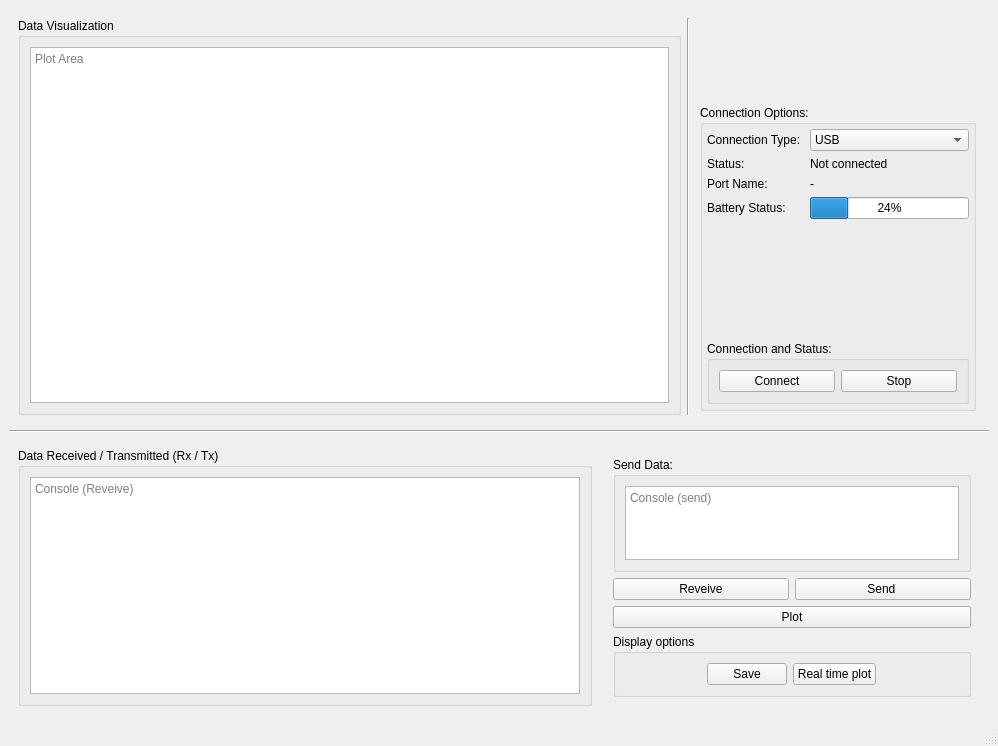
<?xml version="1.0" encoding="UTF-8"?>
<ui version="4.0">
 <class>MainWindow</class>
 <widget class="QMainWindow" name="MainWindow">
  <property name="geometry">
   <rect>
    <x>0</x>
    <y>0</y>
    <width>998</width>
    <height>746</height>
   </rect>
  </property>
  <property name="windowTitle">
   <string>MainWindow</string>
  </property>
  <widget class="QWidget" name="centralwidget">
   <layout class="QVBoxLayout" name="verticalLayout_6" stretch="6,0,4">
    <property name="rightMargin">
     <number>9</number>
    </property>
    <item>
     <layout class="QHBoxLayout" name="horizontalLayout_5" stretch="7,0,3">
      <property name="spacing">
       <number>6</number>
      </property>
      <property name="leftMargin">
       <number>9</number>
      </property>
      <property name="topMargin">
       <number>9</number>
      </property>
      <property name="rightMargin">
       <number>9</number>
      </property>
      <property name="bottomMargin">
       <number>9</number>
      </property>
      <item>
       <widget class="QGroupBox" name="groupBox">
        <property name="title">
         <string>Data Visualization</string>
        </property>
        <layout class="QHBoxLayout" name="horizontalLayout" stretch="7">
         <item>
          <widget class="QTextEdit" name="textEdit">
           <property name="placeholderText">
            <string notr="true">Plot Area</string>
           </property>
          </widget>
         </item>
        </layout>
       </widget>
      </item>
      <item>
       <widget class="Line" name="line_2">
        <property name="orientation">
         <enum>Qt::Vertical</enum>
        </property>
       </widget>
      </item>
      <item>
       <layout class="QVBoxLayout" name="verticalLayout_4" stretch="2,8">
        <property name="leftMargin">
         <number>4</number>
        </property>
        <property name="topMargin">
         <number>4</number>
        </property>
        <property name="rightMargin">
         <number>4</number>
        </property>
        <property name="bottomMargin">
         <number>4</number>
        </property>
        <item>
         <layout class="QHBoxLayout" name="horizontalLayout_7">
          <property name="leftMargin">
           <number>4</number>
          </property>
          <property name="topMargin">
           <number>4</number>
          </property>
          <property name="rightMargin">
           <number>4</number>
          </property>
          <property name="bottomMargin">
           <number>4</number>
          </property>
          <item>
           <widget class="QLabel" name="label_2">
            <property name="sizePolicy">
             <sizepolicy hsizetype="Fixed" vsizetype="Preferred">
              <horstretch>0</horstretch>
              <verstretch>0</verstretch>
             </sizepolicy>
            </property>
            <property name="text">
             <string/>
            </property>
            <property name="pixmap">
             <pixmap>schaeffler_logo.jpg</pixmap>
            </property>
           </widget>
          </item>
         </layout>
        </item>
        <item>
         <layout class="QVBoxLayout" name="verticalLayout_3" stretch="8">
          <item>
           <widget class="QGroupBox" name="groupBox_4">
            <property name="title">
             <string>Connection Options:</string>
            </property>
            <layout class="QVBoxLayout" name="verticalLayout_2" stretch="8,2">
             <property name="leftMargin">
              <number>4</number>
             </property>
             <property name="topMargin">
              <number>4</number>
             </property>
             <property name="rightMargin">
              <number>4</number>
             </property>
             <property name="bottomMargin">
              <number>4</number>
             </property>
             <item>
              <layout class="QFormLayout" name="formLayout">
               <item row="0" column="0">
                <widget class="QLabel" name="label">
                 <property name="text">
                  <string>Connection Type: </string>
                 </property>
                </widget>
               </item>
               <item row="0" column="1">
                <widget class="QComboBox" name="comboBox">
                 <item>
                  <property name="text">
                   <string>USB</string>
                  </property>
                 </item>
                 <item>
                  <property name="text">
                   <string>Bluetooth</string>
                  </property>
                 </item>
                 <item>
                  <property name="text">
                   <string>Wifi</string>
                  </property>
                 </item>
                 <item>
                  <property name="text">
                   <string>IP address</string>
                  </property>
                 </item>
                </widget>
               </item>
               <item row="1" column="0">
                <widget class="QLabel" name="label_6">
                 <property name="text">
                  <string>Status:</string>
                 </property>
                </widget>
               </item>
               <item row="1" column="1">
                <widget class="QLabel" name="label_7">
                 <property name="text">
                  <string>Not connected</string>
                 </property>
                </widget>
               </item>
               <item row="2" column="0">
                <widget class="QLabel" name="label_5">
                 <property name="text">
                  <string>Port Name:</string>
                 </property>
                </widget>
               </item>
               <item row="2" column="1">
                <widget class="QLabel" name="label_9">
                 <property name="text">
                  <string>-</string>
                 </property>
                </widget>
               </item>
               <item row="3" column="0">
                <widget class="QLabel" name="label_8">
                 <property name="text">
                  <string>Battery Status:</string>
                 </property>
                </widget>
               </item>
               <item row="3" column="1">
                <widget class="QProgressBar" name="progressBar">
                 <property name="value">
                  <number>24</number>
                 </property>
                </widget>
               </item>
              </layout>
             </item>
             <item>
              <widget class="QGroupBox" name="groupBox_3">
               <property name="title">
                <string>Connection and Status:</string>
               </property>
               <layout class="QHBoxLayout" name="horizontalLayout_2">
                <item>
                 <widget class="QPushButton" name="button_connect">
                  <property name="text">
                   <string>Connect</string>
                  </property>
                 </widget>
                </item>
                <item>
                 <widget class="QPushButton" name="button_stop">
                  <property name="text">
                   <string>Stop</string>
                  </property>
                 </widget>
                </item>
               </layout>
              </widget>
             </item>
            </layout>
           </widget>
          </item>
         </layout>
        </item>
       </layout>
      </item>
     </layout>
    </item>
    <item>
     <widget class="Line" name="line">
      <property name="orientation">
       <enum>Qt::Horizontal</enum>
      </property>
     </widget>
    </item>
    <item>
     <layout class="QHBoxLayout" name="horizontalLayout_6" stretch="6,4">
      <property name="leftMargin">
       <number>9</number>
      </property>
      <property name="topMargin">
       <number>9</number>
      </property>
      <property name="rightMargin">
       <number>9</number>
      </property>
      <property name="bottomMargin">
       <number>9</number>
      </property>
      <item>
       <widget class="QGroupBox" name="groupBox_2">
        <property name="title">
         <string>Data Received / Transmitted (Rx / Tx)</string>
        </property>
        <layout class="QVBoxLayout" name="verticalLayout">
         <item>
          <widget class="QTextEdit" name="textEdit_2">
           <property name="placeholderText">
            <string>Console (Reveive)</string>
           </property>
          </widget>
         </item>
        </layout>
       </widget>
      </item>
      <item>
       <layout class="QVBoxLayout" name="verticalLayout_5" stretch="0,0,0,0">
        <property name="leftMargin">
         <number>15</number>
        </property>
        <property name="topMargin">
         <number>9</number>
        </property>
        <property name="rightMargin">
         <number>9</number>
        </property>
        <property name="bottomMargin">
         <number>9</number>
        </property>
        <item>
         <widget class="QGroupBox" name="groupBox_6">
          <property name="title">
           <string>Send Data:</string>
          </property>
          <layout class="QHBoxLayout" name="horizontalLayout_8">
           <item>
            <widget class="QTextEdit" name="textEdit_3">
             <property name="placeholderText">
              <string>Console (send)</string>
             </property>
            </widget>
           </item>
          </layout>
         </widget>
        </item>
        <item>
         <layout class="QHBoxLayout" name="horizontalLayout_3">
          <item>
           <widget class="QPushButton" name="button_receive">
            <property name="text">
             <string>Reveive</string>
            </property>
           </widget>
          </item>
          <item>
           <widget class="QPushButton" name="button_send">
            <property name="text">
             <string>Send </string>
            </property>
           </widget>
          </item>
         </layout>
        </item>
        <item>
         <layout class="QHBoxLayout" name="horizontalLayout_4">
          <item>
           <widget class="QPushButton" name="pushButton_4">
            <property name="text">
             <string>Plot</string>
            </property>
           </widget>
          </item>
         </layout>
        </item>
        <item>
         <widget class="QGroupBox" name="groupBox_5">
          <property name="title">
           <string>Display options</string>
          </property>
          <layout class="QHBoxLayout" name="horizontalLayout_10">
           <item>
            <layout class="QHBoxLayout" name="horizontalLayout_9">
             <item>
              <widget class="QPushButton" name="pushButton_3">
               <property name="sizePolicy">
                <sizepolicy hsizetype="Fixed" vsizetype="Fixed">
                 <horstretch>0</horstretch>
                 <verstretch>0</verstretch>
                </sizepolicy>
               </property>
               <property name="text">
                <string>Save</string>
               </property>
              </widget>
             </item>
             <item>
              <widget class="QPushButton" name="pushButton_7">
               <property name="sizePolicy">
                <sizepolicy hsizetype="Fixed" vsizetype="Fixed">
                 <horstretch>0</horstretch>
                 <verstretch>0</verstretch>
                </sizepolicy>
               </property>
               <property name="text">
                <string>Real time plot</string>
               </property>
              </widget>
             </item>
            </layout>
           </item>
          </layout>
         </widget>
        </item>
       </layout>
      </item>
     </layout>
    </item>
   </layout>
  </widget>
  <widget class="QMenuBar" name="menubar">
   <property name="geometry">
    <rect>
     <x>0</x>
     <y>0</y>
     <width>998</width>
     <height>21</height>
    </rect>
   </property>
  </widget>
  <widget class="QStatusBar" name="statusbar"/>
 </widget>
 <resources/>
 <connections/>
</ui>
